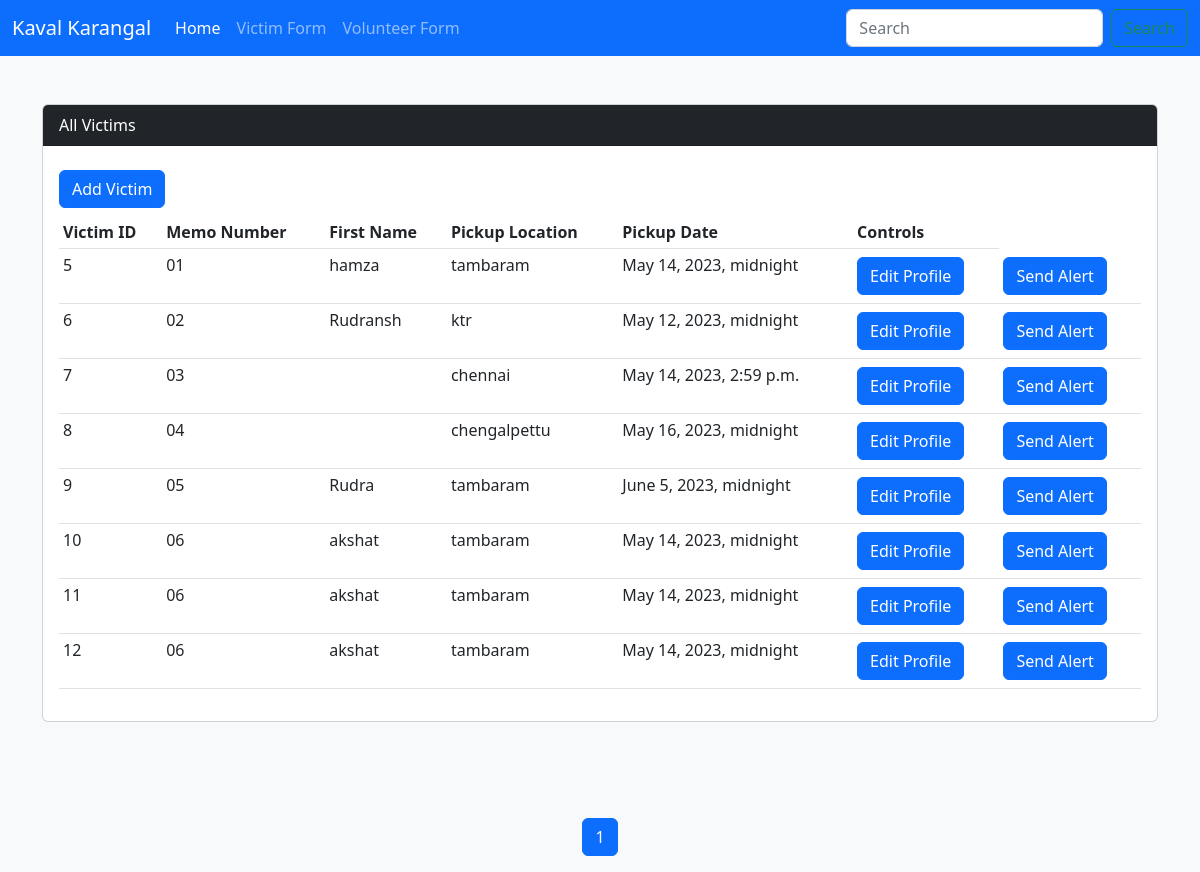
Screenshot of /victims/index with the database file from the repository.
### victims/models.py (models this page shows, shortened)
class All_profiles(models.Model):
    GENDER_LISTS=(
        ('MALE','MALE'),
        ('FEMALE','FEMALE'),
        ('OTHER','OTHER')
    )
    memo_no = models.CharField(max_length=50,default="",blank =True)
    first_name = models.CharField(max_length=50,default="",blank=True)
    last_name = models.CharField(max_length=50, default="", blank=True)
    age = models.IntegerField()
    gender = models.CharField(max_length=20,choices=GENDER_LISTS)
    ngo_assigned = models.CharField(max_length=100,default="",blank=True)
    description = models.CharField(max_length=1000)
    pickup_location = models.CharField(max_length=1000, default="", blank=True)
    pickup_date = models.DateTimeField()
    Image = models.ImageField(upload_to="victims/images",default="")
    class Meta:
        verbose_name = "All Profile"

### victims/views.py (the view)
# urls.py: path('', views.index),
def index(request):
    victims = All_profiles.objects.all().order_by('-id')
    p = Paginator(All_profiles.objects.all(),10)
    page = request.GET.get('page')
    victims_per_page = p.get_page(page)
    nums = "a" * victims_per_page.paginator.num_pages
    return render(request,"victims/index.html",{"victims":victims,'victims_per_page':victims_per_page,'nums' : nums})

### victims/templates/victims/index.html (shortened to what this page needs)
{% extends "layout/base.html" %}
{% block content %}
<div class="container my-5">
    <div class="card">
        <div class="card-header bg-dark text-white ">All Victims </div>
        <div class="card-body">
            <a class="btn btn-primary my-2" href="{% url 'victims:add' %}">Add Victim</a>
            <table class="table table-hover table-sm">
                <thead>
                    <tr>
                        <th>Victim ID</th>
                        <th>Memo Number</th>
                        <th>First Name</th>
                        <th>Pickup Location</th>
                        <th>Pickup Date</th>
                        <th>Controls</th>
                    </tr>
                </thead>
                <tbody>
                    {% for victim in victims_per_page %}
                    <tr>
                        <td>{{victim.id}}</td>
                        <td>{{victim.memo_no}}</td>
                        <td>{{victim.first_name}}</td>
                        <td>{{victim.pickup_location}}</td>
                        <td>{{victim.pickup_date }}</td>
                        <td> <a class="btn btn-primary my-1" href="{% url 'victims:update_view' victim.id %}">Edit Profile</a></td>
                        <td> <a class="btn btn-primary my-1" href="{% url 'victims:add' %}">Send Alert</a></td>
                    </tr>
                    {% endfor %}
                </tbody>
            </table>
        </div>
        </div>
    </div>
<br/></br/>
<nav aria-label="Page navigation example">
    <ul class="pagination justify-content-center">
{% for i in victims_per_page.paginator.page_range %}
{% if victims_per_page.number == i %}
<li class="page-item active"><span class="page-link">{{ i }}</span class="sr-only"></li>
{% elif i > victims_per_page.number|add:'-2' and i < victims_per_page.number|add:'2' %}
<li class="page-item"><a href="/victims/index?page={{ i }}" class="page-link">{{ i }}</a></li>
{% endif %}
{% endfor %}
</ul>
</nav>
{% endblock %}

### rows the page displays
All_profiles: id "5", memo_no "01", first_name "hamza", pickup_location "tambaram", pickup_date "May 14, 2023, midnight"
All_profiles: id "6", memo_no "02", first_name "Rudransh", pickup_location "ktr", pickup_date "May 12, 2023, midnight"
All_profiles: id "7", memo_no "03", pickup_location "chennai", pickup_date "May 14, 2023, 2:59 p.m."
All_profiles: id "8", memo_no "04", pickup_location "chengalpettu", pickup_date "May 16, 2023, midnight"
All_profiles: id "9", memo_no "05", first_name "Rudra", pickup_location "tambaram", pickup_date "June 5, 2023, midnight"
All_profiles: id "10", memo_no "06", first_name "akshat", pickup_location "tambaram", pickup_date "May 14, 2023, midnight"
All_profiles: id "11", memo_no "06", first_name "akshat", pickup_location "tambaram", pickup_date "May 14, 2023, midnight"
All_profiles: id "12", memo_no "06", first_name "akshat", pickup_location "tambaram", pickup_date "May 14, 2023, midnight"

### other values shown
{{ i }} "1"
